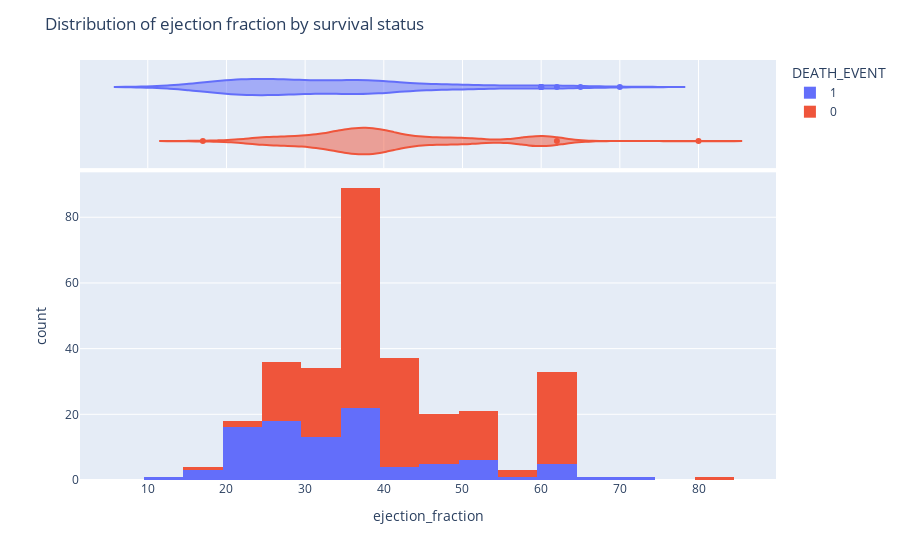

Notebook code cell kept with this figure:
### Markdown cell above
_[ADD A PARAGRAPH WHICH DESCRIBES WHY THERE MIGHT BE A RELATIONSHIP BETWEEN EJECTION FRACTION AND HEART FAILURE]_

### Code cell
# histogram
fig = px.histogram(df, x = 'ejection_fraction', color = 'DEATH_EVENT',
                  marginal = 'violin', hover_data = df.columns)
fig.update_layout(
    title_text = 'Distribution of ejection fraction by survival status')
fig.show()

### Figure 1 — Plotly figure (JSON) as saved in the notebook; plotly's stock layout.template omitted (floating-point values rounded to 4 significant figures; data arrays with more than 128 entries replaced by an {"elided": "..."} marker saying what was removed)
{"data": [{"alignmentgroup": "True", "bingroup": "x", "hovertemplate": "DEATH_EVENT=1<br>ejection_fraction=%{x}<br>count=%{y}<extra></extra>", "legendgroup": "1", "marker": {"color": "#636efa"}, "name": "1", "offsetgroup": "1", "orientation": "v", "showlegend": true, "type": "histogram", "x": [20, 38, 20, 20, 20, 40, 15, 60, 65, 35, 38, 25, 30, 38, 50, 38, 14, 25, 55, 30, 35, 30, 38, 40, 45, 38, 30, 38, 45, 35, 50, 35, 50, 50, 38, 20, 30, 45, 60, 38, 25, 38, 20, 30, 25, 20, 62, 50, 38, 30, 20, 20, 25, 40, 35, 20, 15, 25, 25, 25, 35, 20, 20, 25, 25, 25, 30, 60, 60, 38, 40, 17, 38, 25, 30, 45, 35, 30, 38, 20, 25, 25, 38, 25, 30, 50, 25, 20, 45, 30, 70, 20, 30, 25, 25, 20], "xaxis": "x", "yaxis": "y"}, {"alignmentgroup": "True", "customdata": {"elided": "96x13 float values"}, "hovertemplate": "DEATH_EVENT=%{customdata[12]}<br>ejection_fraction=%{customdata[4]}<br>age=%{customdata[0]}<br>anaemia=%{customdata[1]}<br>creatinine_phosphokinase=%{customdata[2]}<br>diabetes=%{customdata[3]}<br>high_blood_pressure=%{customdata[5]}<br>platelets=%{customdata[6]}<br>serum_creatinine=%{customdata[7]}<br>serum_sodium=%{customdata[8]}<br>sex=%{customdata[9]}<br>smoking=%{customdata[10]}<br>time=%{customdata[11]}<extra></extra>", "legendgroup": "1", "marker": {"color": "#636efa"}, "name": "1", "offsetgroup": "1", "scalegroup": "x", "showlegend": false, "type": "violin", "x": [20, 38, 20, 20, 20, 40, 15, 60, 65, 35, 38, 25, 30, 38, 50, 38, 14, 25, 55, 30, 35, 30, 38, 40, 45, 38, 30, 38, 45, 35, 50, 35, 50, 50, 38, 20, 30, 45, 60, 38, 25, 38, 20, 30, 25, 20, 62, 50, 38, 30, 20, 20, 25, 40, 35, 20, 15, 25, 25, 25, 35, 20, 20, 25, 25, 25, 30, 60, 60, 38, 40, 17, 38, 25, 30, 45, 35, 30, 38, 20, 25, 25, 38, 25, 30, 50, 25, 20, 45, 30, 70, 20, 30, 25, 25, 20], "xaxis": "x2", "yaxis": "y2"}, {"alignmentgroup": "True", "bingroup": "x", "hovertemplate": "DEATH_EVENT=0<br>ejection_fraction=%{x}<br>count=%{y}<extra></extra>", "legendgroup": "0", "marker": {"color": "#EF553B"}, "name": "0", "offsetgroup": "0", "orientation": "v", "showlegend": true, "type": "histogram", "x": {"elided": "203 int values"}, "xaxis": "x", "yaxis": "y"}, {"alignmentgroup": "True", "customdata": {"elided": "203x13 float values"}, "hovertemplate": "DEATH_EVENT=%{customdata[12]}<br>ejection_fraction=%{customdata[4]}<br>age=%{customdata[0]}<br>anaemia=%{customdata[1]}<br>creatinine_phosphokinase=%{customdata[2]}<br>diabetes=%{customdata[3]}<br>high_blood_pressure=%{customdata[5]}<br>platelets=%{customdata[6]}<br>serum_creatinine=%{customdata[7]}<br>serum_sodium=%{customdata[8]}<br>sex=%{customdata[9]}<br>smoking=%{customdata[10]}<br>time=%{customdata[11]}<extra></extra>", "legendgroup": "0", "marker": {"color": "#EF553B"}, "name": "0", "offsetgroup": "0", "scalegroup": "x", "showlegend": false, "type": "violin", "x": {"elided": "203 int values"}, "xaxis": "x2", "yaxis": "y2"}], "layout": {"barmode": "relative", "legend": {"title": {"text": "DEATH_EVENT"}, "tracegroupgap": 0}, "margin": {"t": 60}, "title": {"text": "Distribution of ejection fraction by survival status"}, "xaxis": {"anchor": "y", "domain": [0, 1], "title": {"text": "ejection_fraction"}}, "xaxis2": {"anchor": "y2", "domain": [0, 1], "matches": "x", "showgrid": true, "showticklabels": false}, "yaxis": {"anchor": "x", "domain": [0, 0.7326], "title": {"text": "count"}}, "yaxis2": {"anchor": "x2", "domain": [0.7426, 1], "matches": "y2", "showgrid": false, "showline": false, "showticklabels": false, "ticks": ""}}}
